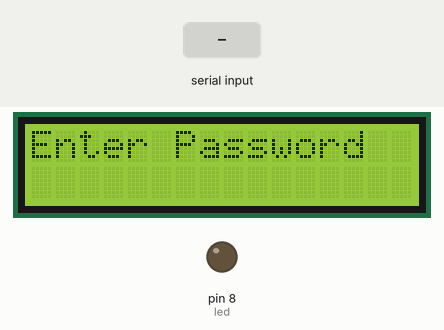
Recording of a sketch running on a simulated Arduino Uno, built with avr-gcc and run on an emulated ATmega328P. Shown: 16×2 character LCD, output pins drawn as LEDs (lit = HIGH). Dashed ring = blinking. The test bench sets the inputs (shaded band).

Above: at 1.2 s.
1.3 s: "1" received over Serial
At 4.2 s:
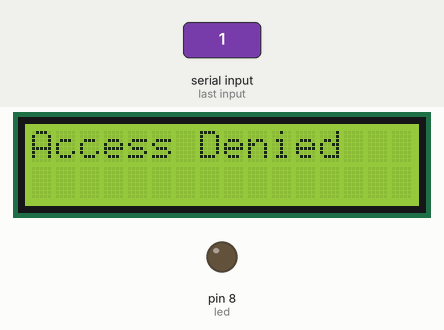
4.3 s: "0" received over Serial
At 7.29 s:
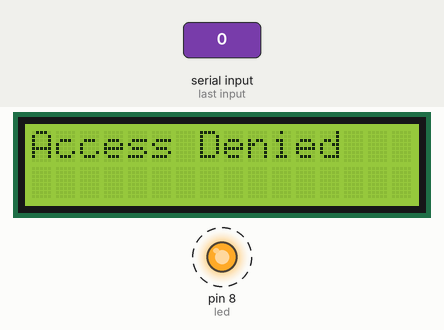
Timing chart, 0 to 10.1 s (numbered marks = the images above; inputs shaded):
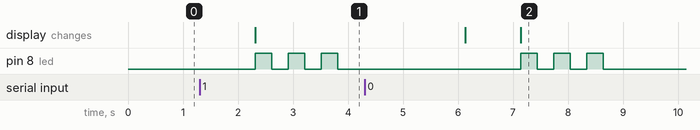

The sketch:

Passwordlock_System.ino
```cpp
#include <Wire.h>
#include <LiquidCrystal_I2C.h>

LiquidCrystal_I2C lcd(0x27,16,2);

String password = "1234";
String input = "";

int led = 8;
int attempts = 0;

void setup()
{
  lcd.init();
  lcd.backlight();

  pinMode(led, OUTPUT);

  Serial.begin(9600);

  lcd.print("Enter Password");
}

void loop()
{
  if(Serial.available())
  {
    input = Serial.readString();
    input.trim();

    lcd.clear();

    if(input == password)
    {
      lcd.print("Access Granted");

      digitalWrite(led, HIGH);
      delay(2000);
      digitalWrite(led, LOW);

      attempts = 0; // reset attempts
    }
    else
    {
      attempts++;

      lcd.print("Access Denied");

      for(int i=0;i<3;i++)
      {
        digitalWrite(led,HIGH);
        delay(300);
        digitalWrite(led,LOW);
        delay(300);
      }

      if(attempts >= 3)
      {
        lcd.clear();
        lcd.print("SYSTEM LOCKED");

        for(int i=0;i<10;i++)
        {
          digitalWrite(led,HIGH);
          delay(200);
          digitalWrite(led,LOW);
          delay(200);
        }

        delay(10000); // wait 10 sec

        attempts = 0;
        lcd.clear();
        lcd.print("Try Again");
      }
    }

    delay(2000);

    lcd.clear();
    lcd.print("Enter Password");
  }
}
```

Measured:
- after the input at 1.3 s, pin 8 (led): alternates HIGH for 0.30 s and LOW for 0.30 s, starting after 1.0 s; the display: changes after 1.0 s (image 1)
- after the input at 4.3 s, pin 8 (led): alternates HIGH for 0.30 s and LOW for 0.30 s, 6 changes in all, then stays LOW, starting after 2.8 s
